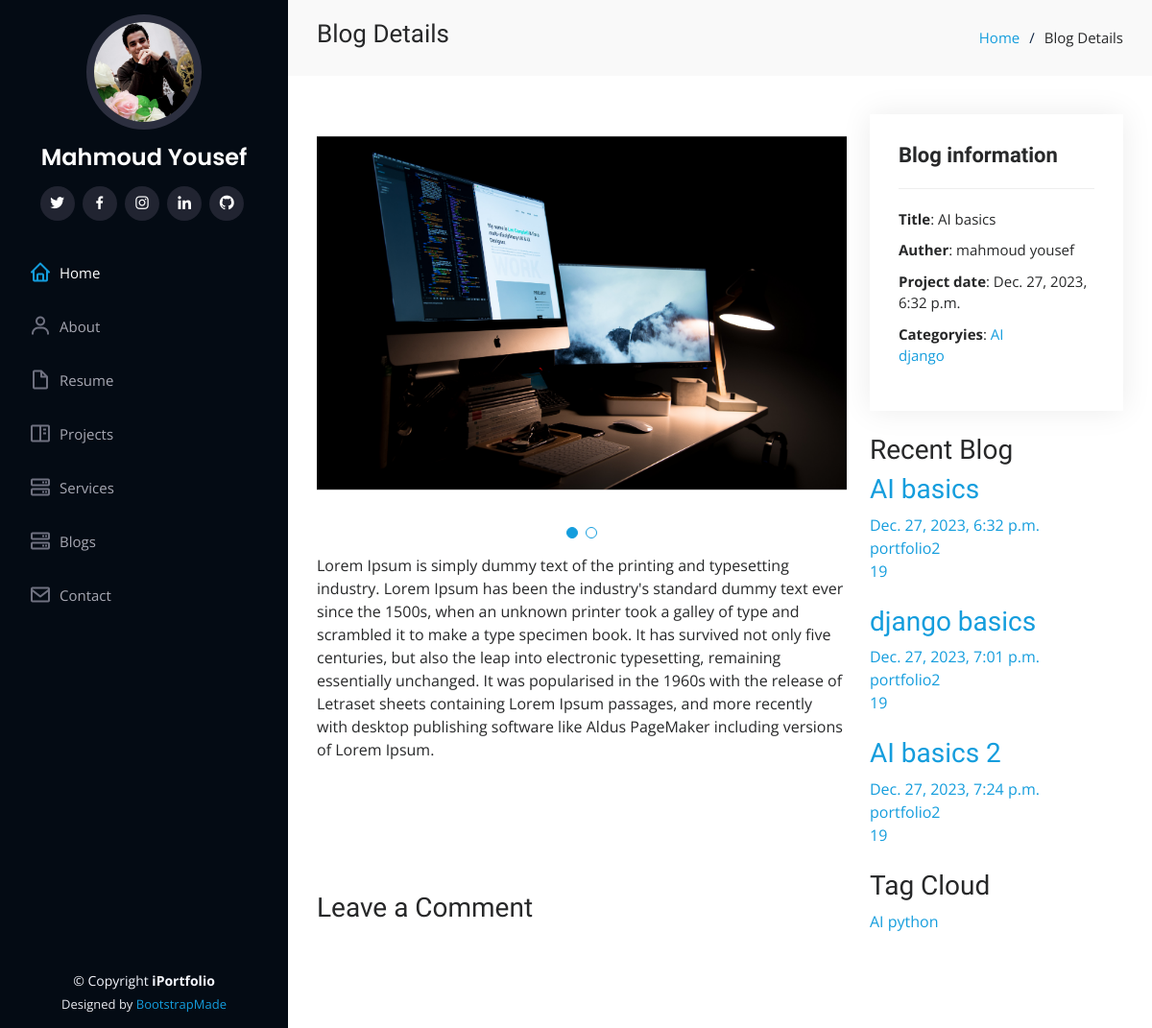
The page /blog/ai-basics on the database its author committed.
### settings/models.py (models this page shows, shortened)
class About(models.Model):
    user = models.OneToOneField(User,on_delete=models.CASCADE)
    username = models.CharField(max_length=20,null=True, blank=True)
    phone_number = models.CharField(max_length=20)
    date_of_birth = models.DateField(null=True, blank=True)
    headline = models.CharField(max_length=50 , blank=True, null=True)
    address = models.CharField(max_length=50, blank=True, null=True)
    zip_code = models.IntegerField(null=True, blank=True)
    image = models.ImageField(upload_to='users/', null=True, blank=True )
    email = models.EmailField( max_length=254, blank=True, null=True)
    resume = models.FileField( upload_to='files/', max_length=100 ,blank=True, null=True)
    about = models.TextField(blank=True)
    age = models.IntegerField(null=True, blank=True)
    degree = models.CharField( max_length=50 ,blank=True, null=True)
    views = models.IntegerField(default=0)

### blog/models.py (models this page shows, shortened)
class PostImages(models.Model):
    post = models.ForeignKey(Post, related_name='post_image', on_delete=models.CASCADE)
    image = models.ImageField( upload_to='postImages')

class Post(models.Model):
    auther = models.ForeignKey(User, related_name="post_auther",verbose_name=('auther'), on_delete=models.CASCADE)
    title = models.CharField(max_length=100,verbose_name=('title'))
    tags = TaggableManager(("tags"))
    image = models.ImageField(("image"),upload_to='post/')
    created_at = models.DateTimeField( ("created_at"),default=timezone.now)
    description = models.TextField(("description"),max_length=100000)
    slug = models.SlugField(null=True,blank=True)
    category = models.ForeignKey('PostCategory',related_name='post_category',verbose_name=('category'),on_delete=models.CASCADE ,null=True,blank=True)
    def __str__(self):
        return self.title
    def get_absolute_url(self):
        return reverse("blog:post_detail", kwargs={"slug": self.slug})

class PostCategory(models.Model):
    name = models.CharField(null=True,blank=True, max_length=50)
    def __str__(self):
        return self.name

### blog/views.py (the view)
# urls.py: path('<slug:slug>' , views.PostDetail.as_view() , name='post_detail'),
class PostDetail(DetailView):
    model = Post
    template_name = 'blog/post_details.html'
    def get_context_data(self, **kwargs):
        context = super().get_context_data(**kwargs)
        context["categories"] = PostCategory.objects.all().annotate(post_count=Count('post_category'))
        context["tags"] = Tag.objects.all()
        context["recent_posts"] = Post.objects.all()[:3]
        return context

### blog/templates/blog/post_details.html (shortened to what this page needs)
{% extends "base.html" %}
{% load static %}
{% block body %}
<main id="main">
    <section id="breadcrumbs" class="breadcrumbs">
        <div class="container">
            <div class="d-flex justify-content-between align-items-center">
                <h2>Blog Details</h2>
                <ol>
                    <li><a href="/">Home</a></li>
                    <li>Blog Details</li>
                </ol>
            </div>
        </div>
    </section>
    <section id="portfolio-details" class="portfolio-details">
        <div class="container">
            <div class="row gy-4">
                <div class="col-lg-8">
                    <div class="portfolio-details-slider swiper">
                        <div class="swiper-wrapper align-items-center">
                            {% for image in object.post_image.all %}
                            <div class="swiper-slide">
                                <img src="{{image.image.url}}" alt="">
                            </div>
                            {% endfor %}
                        </div>
                        <div class="swiper-pagination"></div>
                    </div>
                    <p>{{object.description}}</p><br>
                    <div class="pt-5 mt-5">
                    <h3 class="mb-5">Leave a Comment</h3>
                </div>
                </div>
                <div class="col-lg-4">
                    <div class="portfolio-info">
                        <h3>Blog information</h3>
                        <ul>
                            <li><strong>Title</strong>: {{object.title}}</li>
                            <li><strong>Auther</strong>: {{object.auther.first_name}} {{object.auther.last_name}}</li>
                            <li><strong>Project date</strong>: {{object.created_at}}</li>
                            <li><strong>Categoryies</strong>:
                                {% for category in categories %}
                                 <a href="{% url 'blog:post_by_category' category %}">{{category}}</a></li>
                                 {% endfor %}
                        </ul>
                    </div><br>
                    <div class="sidebar-box ftco-animate">
                        <h3 class="heading-sidebar">Recent Blog</h3>
                        {% for post in recent_posts  %}
                        <div class="block-21 mb-4 d-flex">
                            <div class="text">
                                <h3 class="heading"><a href="{{post.get_absolute_url}}">{{post}}</a></h3>
                                <div class="meta">
                                    <div><a href="{{post.get_absolute_url}}">{{post.created_at}}</a></div>
                                    <div><a href="{{post.get_absolute_url}}">{{post.auther}}</a></div>
                                    <div><a href="{{post.get_absolute_url}}"> 19</a>
                                    </div>
                                </div>
                            </div>
                        </div>
                        {% endfor %}
                    </div>
                    <div class="sidebar-box ftco-animate">
                    <h3 class="heading-sidebar">Tag Cloud</h3>
                    <div class="tagcloud">
                        {% for tag in object.tags.all  %}
                        <a href="{% url 'blog:post_by_tags' tag %}" class="tag-cloud-link">{{tag}}</a>
                        {% endfor %}
                    </div>
                </div>
                </div>
            </div>
        </div>
    </section>
</main>
{% endblock body%}

### templates/base.html (shortened to what this page needs)
{% load static %}
<!DOCTYPE html>
<html lang="en">
<head>
  <link href="{% static 'assets/vendor/aos/aos.css' %}" rel="stylesheet">
  <link href="{% static 'assets/vendor/bootstrap/css/bootstrap.min.css' %}" rel="stylesheet">
  <link href="{% static 'assets/vendor/bootstrap-icons/bootstrap-icons.css' %}" rel="stylesheet">
  <link href="{% static 'assets/vendor/boxicons/css/boxicons.min.css' %}" rel="stylesheet">
  <link href="{% static 'assets/vendor/glightbox/css/glightbox.min.css' %}" rel="stylesheet">
  <link href="{% static 'assets/vendor/swiper/swiper-bundle.min.css' %}" rel="stylesheet">
  <link href="{% static 'assets/css/style.css' %}" rel="stylesheet">
</head>
<body>
  <header id="header">
    <div class="d-flex flex-column">
      <div class="profile">
        <img src="{{abouts.image.url}}" alt="" class="img-fluid rounded-circle">
        <h1 class="text-light"><a href="index.html">{{abouts.username}}</a></h1>
        <div class="social-links mt-3 text-center">
          <a href="{{myfooter.twitter_link}}" class="twitter"><i class="bx bxl-twitter"></i></a>
          <a href="{{myfooter.fb_link}}" class="facebook"><i class="bx bxl-facebook"></i></a>
          <a href="{{myfooter.instagram_link}}" class="instagram"><i class="bx bxl-instagram"></i></a>
          <a href="{{myfooter.twitter_link}}" class="linkedin"><i class="bx bxl-linkedin"></i></a>
          <a href="{{myfooter.githup_link}}" class="linkedin"><i class="bx bxl-github"></i></a>
        </div>
      </div>
      <nav id="navbar" class="nav-menu navbar">
        <ul>
          <li><a href="#hero" class="nav-link scrollto active"><i class="bx bx-home"></i> <span>Home</span></a></li>
          <li><a href="#about" class="nav-link scrollto"><i class="bx bx-user"></i> <span>About</span></a></li>
          <li><a href="#resume" class="nav-link scrollto"><i class="bx bx-file-blank"></i> <span>Resume</span></a></li>
          <li><a href="#portfolio" class="nav-link scrollto"><i class="bx bx-book-content"></i> <span>Projects</span></a></li>
          <li><a href="#services" class="nav-link scrollto"><i class="bx bx-server"></i> <span>Services</span></a></li>
          <li><a href="#testimonials" class="nav-link scrollto"><i class="bx bx-server"></i> <span>Blogs</span></a></li>
          <li><a href="#contact" class="nav-link scrollto"><i class="bx bx-envelope"></i> <span>Contact</span></a></li>
        </ul>
      </nav>
    </div>
  </header>
  {% block body %}
    {% endblock body %}
  <footer id="footer">
    <div class="container">
      <div class="copyright">
        &copy; Copyright <strong><span>iPortfolio</span></strong>
      </div>
      <div class="credits">
        Designed by <a href="https://bootstrapmade.com/">BootstrapMade</a>
      </div>
    </div>
  </footer>
</body>
</html>

### static/assets/css/style.css (style rules this page uses)
body { font-family: "Open Sans", sans-serif; color: #272829; }
a { color: #149ddd; text-decoration: none; }
h1, h2, h3, h4, h5, h6 { font-family: "Raleway", sans-serif; }
#header { position: fixed; top: 0; left: 0; bottom: 0; width: 300px; transition: all ease-in-out 0.5s; z-index: 9997; transition: all 0.5s; padding: 0 15px; background: #040b14; overflow-y: auto; }
#header .profile img { margin: 15px auto; display: block; width: 120px; border: 8px solid #2c2f3f; }
#header .profile h1 { font-size: 24px; margin: 0; padding: 0; font-weight: 600; -moz-text-align-last: center; text-align-last: center; font-family: "Poppins", sans-serif; }
#header .profile h1 a, #header .profile h1 a:hover { color: #fff; text-decoration: none; }
#header .profile .social-links a { font-size: 18px; display: inline-block; background: #212431; color: #fff; line-height: 1; padding: 8px 0; margin-right: 4px; border-radius: 50%; text-align: center; width: 36px; height: 36px; transition: 0.3s; }
#main { margin-left: 300px; }
.container, .container-fluid { padding-left: 30px; padding-right: 30px; }
.nav-menu { padding: 30px 0 0 0; }
.nav-menu * { margin: 0; padding: 0; list-style: none; }
.nav-menu>ul>li { position: relative; white-space: nowrap; }
.nav-menu a, .nav-menu a:focus { display: flex; align-items: center; color: #a8a9b4; padding: 12px 15px; margin-bottom: 8px; transition: 0.3s; font-size: 15px; }
.nav-menu a i, .nav-menu a:focus i { font-size: 24px; padding-right: 8px; color: #6f7180; }
.nav-menu a:hover, .nav-menu .active, .nav-menu .active:focus, .nav-menu li:hover>a { text-decoration: none; color: #fff; }
.nav-menu a:hover i, .nav-menu .active i, .nav-menu .active:focus i, .nav-menu li:hover>a i { color: #149ddd; }
section { padding: 60px 0; overflow: hidden; }
.portfolio-details { padding-top: 40px; }
.portfolio-details .portfolio-details-slider img { width: 100%; }
.portfolio-details .portfolio-details-slider .swiper-pagination { margin-top: 20px; position: relative; }
.portfolio-details .portfolio-info { padding: 30px; box-shadow: 0px 0 30px rgba(5, 13, 24, 0.08); }
.portfolio-details .portfolio-info h3 { font-size: 22px; font-weight: 700; margin-bottom: 20px; padding-bottom: 20px; border-bottom: 1px solid #eee; }
.portfolio-details .portfolio-info ul { list-style: none; padding: 0; font-size: 15px; }
.portfolio-details .portfolio-info ul li+li { margin-top: 10px; }
.breadcrumbs { padding: 20px 0; background: #f9f9f9; }
.breadcrumbs h2 { font-size: 26px; font-weight: 300; }
.breadcrumbs ol { display: flex; flex-wrap: wrap; list-style: none; padding: 0; margin: 0; font-size: 15px; }
.breadcrumbs ol li+li { padding-left: 10px; }
.breadcrumbs ol li+li::before { display: inline-block; padding-right: 10px; color: #0e2442; content: "/"; }
#footer { padding: 15px; color: #f4f6fd; font-size: 14px; position: fixed; left: 0; bottom: 0; width: 300px; z-index: 9999; background: #040b14; }
#footer .copyright { text-align: center; }
#footer .credits { padding-top: 5px; text-align: center; font-size: 13px; color: #eaebf0; }

### rows shown on the page
About: image (picture), username "Mahmoud Yousef"
PostImages: image (picture)
Post: description "Lorem Ipsum is simply dummy text of the printing and typesetting industry. Lorem Ipsum has been the industry's standard dummy text ever since the 1500s, when an unknown printer took a galley of type and scrambled it to make a type specimen book. It has survived not only five centuries, but also the leap into electronic typesetting, remaining essentially unchanged. It was popularised in the 1960s with the release of Letraset sheets containing Lorem Ipsum passages, and more recently with desktop publishing software like Aldus PageMaker including versions of Lorem Ipsum.", title "AI basics", auther.first_name "mahmoud", auther.last_name "yousef", created_at "Dec. 27, 2023, 6:32 p.m.", auther "portfolio2"
PostCategory: name "AI"
PostCategory: name "django"
Post: title "django basics", created_at "Dec. 27, 2023, 7:01 p.m.", auther "portfolio2"
Post: title "AI basics 2", created_at "Dec. 27, 2023, 7:24 p.m.", auther "portfolio2"
Tag: name "AI"
Tag: name "python"
